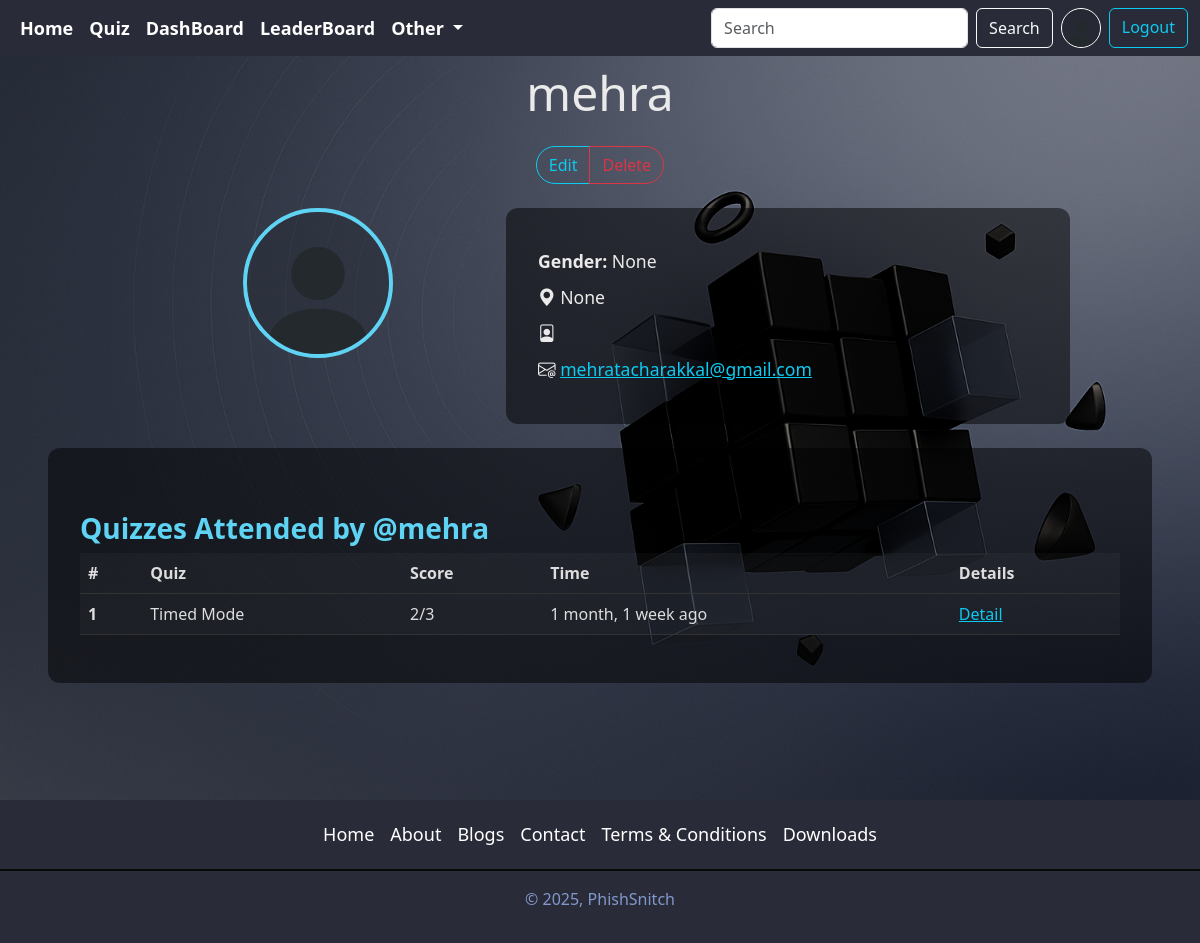
Before: /user/profile/mehra (signed in) with the older database file.
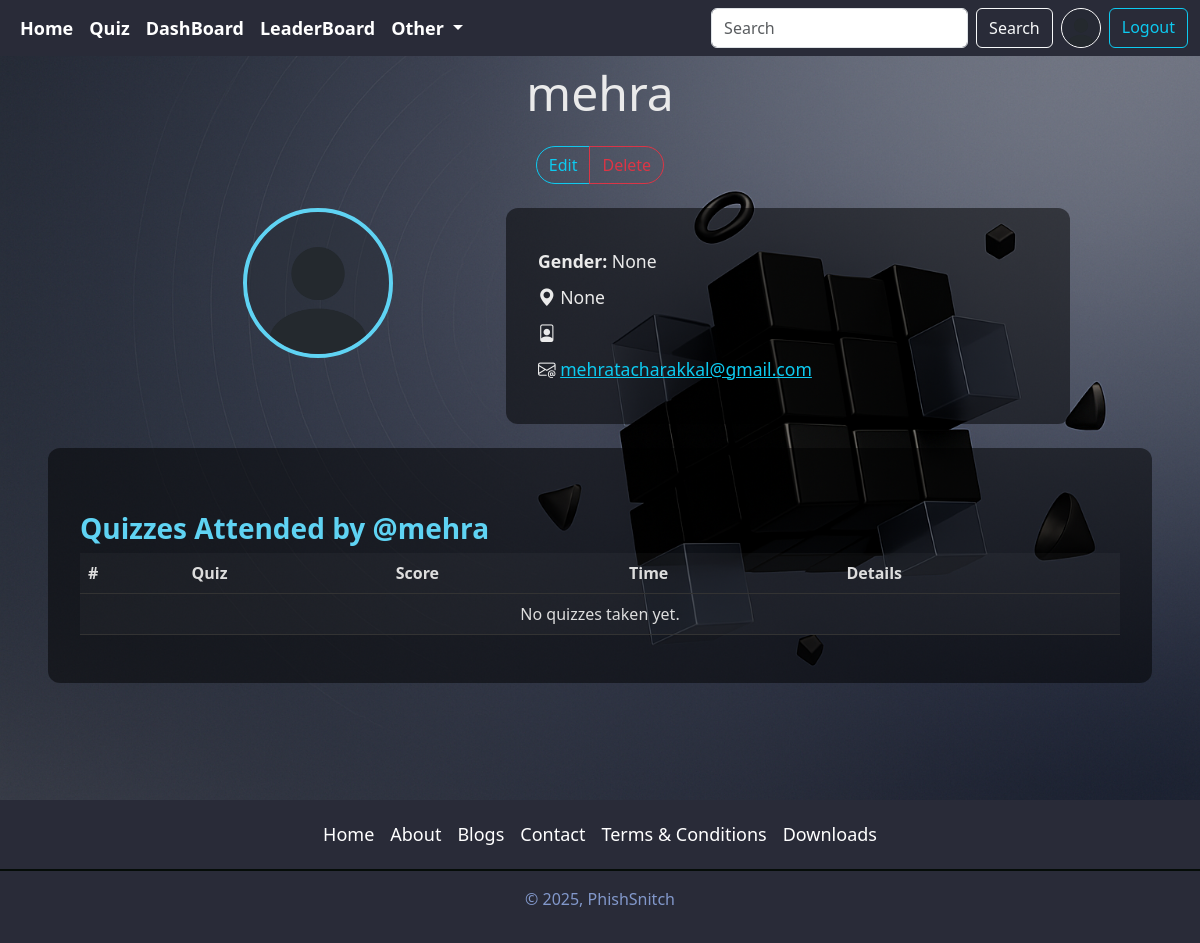
After: the same page with the newer database file.
### quiz/models.py (models this page shows, shortened)
class QuizSubmission(models.Model):
    user=models.ForeignKey(User,on_delete=models.CASCADE)
    quiz=models.ForeignKey(Quiz,on_delete=models.CASCADE)
    score=models.IntegerField()
    submitted_at=models.DateTimeField(auto_now_add=True)

class Quiz(models.Model):
    MODE_CHOICES = [
        ('PRACTICE', 'Practice (MCQ)'),
        ('TIMED', 'Timed (MCQ)'),
        ('TF', 'True/False'),
        ('SCENARIO', 'Scenario Based'),
    ]
    title = models.CharField(max_length=255)
    description = models.TextField()
    category = models.ForeignKey(Category, on_delete=models.CASCADE)
    quiz_file = models.FileField(upload_to='quiz/')
    created_at = models.DateTimeField(auto_now_add=True)
    mode = models.CharField(max_length=10, choices=MODE_CHOICES, default='PRACTICE')
    uploaded_at = models.DateTimeField(auto_now=True)
    class Meta:
        verbose_name_plural = 'Quizzes'

class Question(models.Model):
    quiz = models.ForeignKey(Quiz, on_delete=models.CASCADE)
    scenario=models.TextField(null=True,blank=True)
    text = models.TextField()

### accounts/views.py (the view)
# urls.py: path('profile/<str:username>',views.userprofile,name='profile'),
@login_required
def userprofile(request,username):
    user_object2=get_object_or_404(User,username=username)
    user_profile2=get_object_or_404(Profile,user=user_object2)
    submissions=QuizSubmission.objects.filter(user=user_object2)
    context={"user_profile2": user_profile2,"submissions":submissions}
    return render(request,'profile.html',context)

### accounts/models.py (called while the page is built)
    @property
    def full_name(self):
        return f"{self.user.first_name} {self.user.last_name}"

### templates/profile.html (shortened to what this page needs)
{% extends 'index.html' %}
{% load static %}
{% block content %}
<div class="w-100 profile-wrapper px-4 px-md-5">
  <h1 class="display-5 text-center mb-4">{{ user_profile2.user.username }}</h1>
  {% if request.user.username == user_profile2.user.username %}
    <div class="text-center mb-4">
      <div class="btn-group">
        <a href="{% url 'edit_profile' %}" class="btn btn-outline-info">Edit</a>
        <a href="{% url 'delete_profile' %}" class="btn btn-outline-danger">Delete</a>
      </div>
    </div>
  {% endif %}
  <div class="row justify-content-center">
    <div class="col-md-4 text-center ">
      <img src="{{ user_profile2.profile_image.url }}" alt="user profile" class="profile-img mb-3">
    </div>
    <div class="col-md-6 card-glass profile-data md-4">
      <p><strong>Gender:</strong> {{ user_profile2.gender }}</p>
      <p><i class="bi bi-geo-alt-fill"></i> {{ user_profile2.location }}</p>
      <p><i class="bi bi-file-person"></i> {{ user_profile2.bio }}</p>
      {% if request.user.is_superuser %}
        <p><i class="bi bi-envelope-at"></i> <a class="text-info" href="mailto:{{ user_profile2.user.email }}">{{ user_profile2.user.email|default:'Email Not Available' }}</a></p>
      {% endif %}
    </div>
  </div>
  <div class="card-glass mt-4">
    <h3 class="section-title">Quizzes Attended by @{{ user_profile2.user.username }}</h3>
    <div class="table-responsive">
      <table class="table table-hover quiz-table">
        <thead>
          <tr>
            <th>#</th>
            <th>Quiz</th>
            <th>Score</th>
            <th>Time</th>
            <th>Details</th>
          </tr>
        </thead>
        <tbody>
          {% for submission in submissions %}
            <tr>
              <th>{{ forloop.counter }}</th>
              <td title="{{ submission.quiz.title }}">{{ submission.quiz.title|truncatewords:8 }}</td>
              <td>{{ submission.score }}/{{ submission.quiz.question_set.all|length }}</td>
              <td>{{ submission.submitted_at|timesince }} ago</td>
              <td><a href="{% url 'quiz_result' submission.id %}" class="text-info">Detail</a></td>
            </tr>
          {% empty %}
            <tr><td colspan="5" class="text-center">No quizzes taken yet.</td></tr>
          {% endfor %}
        </tbody>
      </table>
    </div>
  </div>
</div>
{% endblock content %}

Changed rows visible on the page:
removed QuizSubmission: quiz "Timed Mode", score "2", quiz.question_set.all|length "3", submitted_at "1 month, 1 week"
Other visible differences:
text now shown: "No quizzes taken yet."
